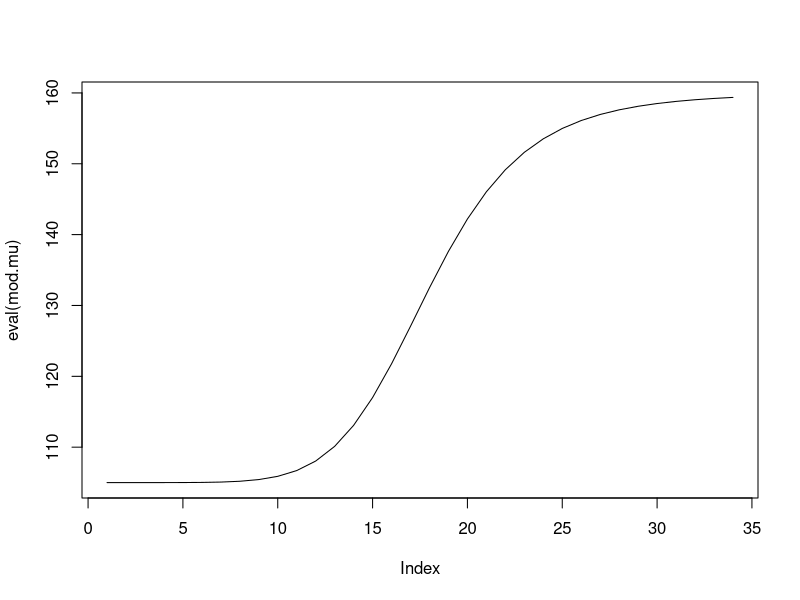
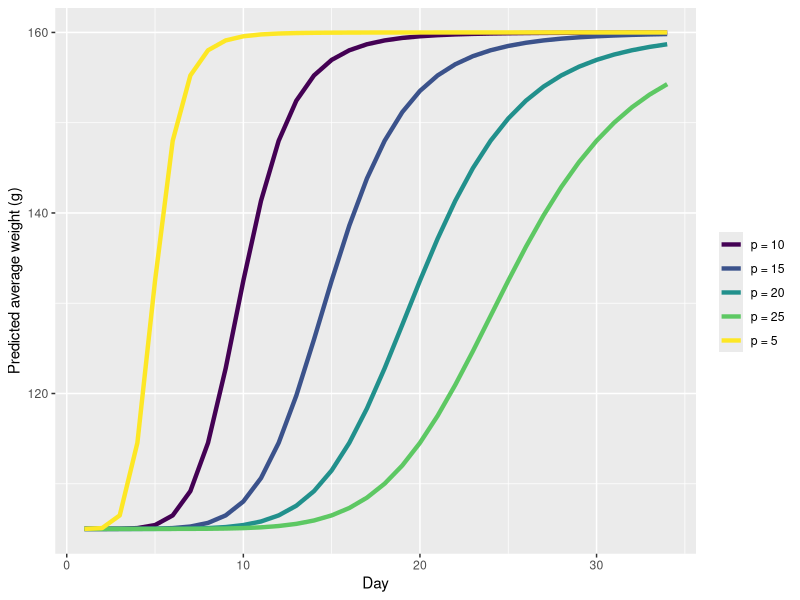
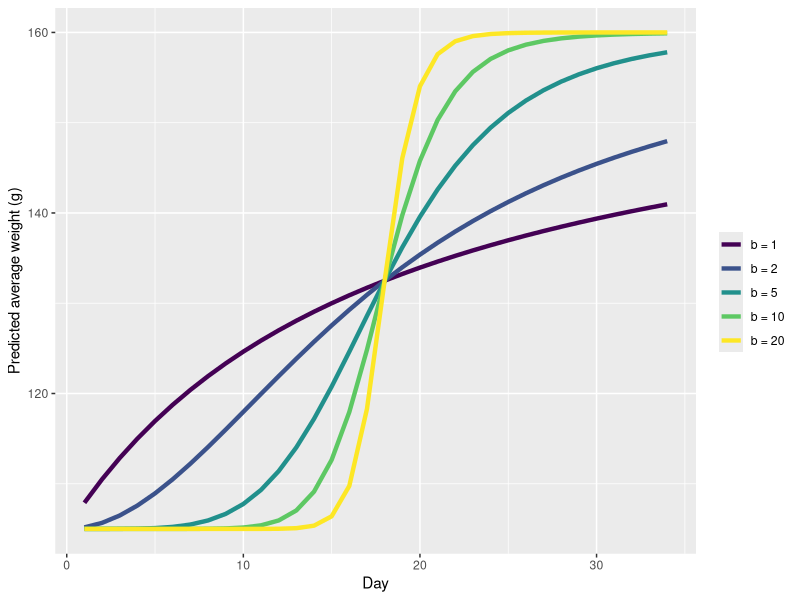
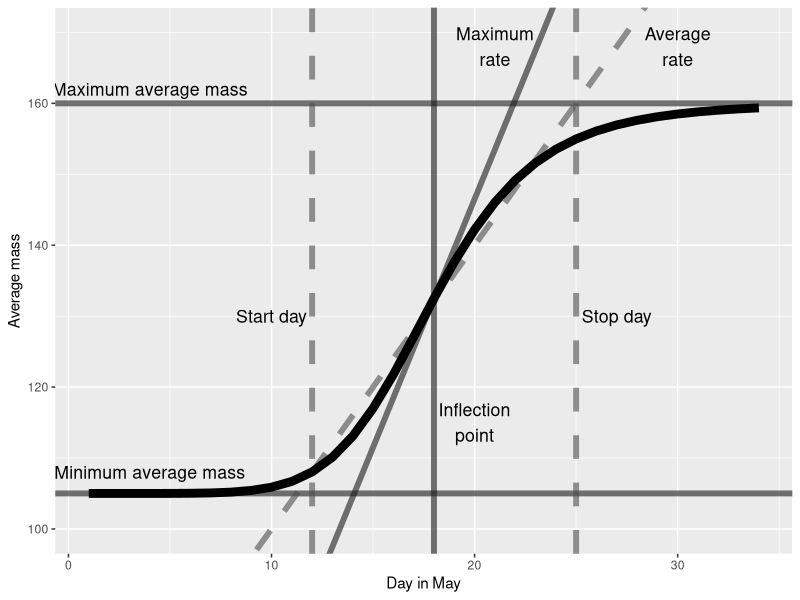

Source code (R) for these figures, in order:

require(tidyverse)
require(cowplot)

wmax = 160
wmin = 105
bs = c(1,2,5,10,20)
ps = c(5,10,15,20,25)
meanb = 7
meanp = 18
day = c(1:34)

# define model expressions
mod.mu = expression(wmax + ((wmin - wmax)/
                              (1 + (day/meanp)^meanb)))
mod.p = expression(wmax + ((wmin - wmax)/
                             (1 + (day/p)^meanb)))
mod.b = expression(wmax + ((wmin - wmax)/
                             (1 + (day/meanp)^b)))
plot(eval(mod.mu), type = "l")



plot.p = data.frame()
for(i in 1:length(ps)){
  p = ps[i]
  df = data.frame(Day = c(1:34),
                  pval = rep(p, 34),
                  results = eval(mod.p))
  plot.p = rbind(plot.p, df)
}

plot.p %>%
  mutate(plab = paste("p =", pval)) %>%
  arrange(plab) %>%
  ggplot(aes(x = Day, y = results, col = plab)) +
  geom_line(lwd = 1.5) +
  ylab("Predicted average weight (g)") +
  viridis::scale_color_viridis(discrete = T, name = "") 


plot.b = data.frame()
for(i in 1:length(bs)){
  b = bs[i]
  df = data.frame(Day = c(1:34),
                  bval = rep(b, 34), 
                  results = eval(mod.b))
  plot.b = rbind(plot.b, df)
}

plot.b %>%
  arrange(bval) %>%
  mutate(blab = paste("b =", bval),
         blab = factor(blab, 
                       levels = unique(blab[order(bval)]))) %>%
  ggplot(aes(x = Day, y = results, col = blab)) +
  geom_line(lwd = 1.5) +
  ylab("Predicted average weight (g)") +
  viridis::scale_color_viridis(discrete = T, name = "") 


df = tibble(day = day,
            results = eval(mod.mu))

ggplot(df, aes(x = day, y = results)) +
  geom_hline(yintercept = wmin, lwd = 2, col = "gray10", alpha = 0.6) +
  geom_hline(yintercept = wmax, lwd = 2, col = "gray10", alpha = 0.6) +
  geom_vline(xintercept = meanp, lwd = 2, col = "gray10", alpha = 0.6) +
  geom_abline(intercept = 6.5, slope = meanb, lwd = 2, col = "gray10", alpha = 0.6) +
  geom_vline(xintercept = 12, lwd = 2, lty = 2, col = "gray30", alpha = 0.6) +
  geom_vline(xintercept = 25, lwd = 2, lty = 2, col = "gray30", alpha = 0.6) +
  geom_abline(intercept = 60, slope = 4, lwd = 2, lty = 2, col = "gray30", alpha = 0.6) +
  geom_line(lwd = 3) +
  xlab("Day in May") +
  ylab("Average mass") +
  ylim(100, 170) +
  annotate("text", label = "Minimum average mass", x = 4, y = wmin+3, size = 4.5) +
  annotate("text", label = "Maximum average mass", x = 4, y = wmax+2, size = 4.5) +
  annotate("text", label = "Inflection\npoint", x = meanp+2, y = 115, size = 4.5) +
  annotate("text", label = "Maximum\nrate", x = 21, y = 168, size = 4.5) +
  annotate("text", label = "Start day", x = 10, y = 130, size = 4.5) +
  annotate("text", label = "Stop day", x = 27, y = 130, size = 4.5) +
  annotate("text", label = "Average\nrate", x = 30, y = 168, size = 4.5) +
  scale_linetype_manual(values = c(A = 1, B = 2))



